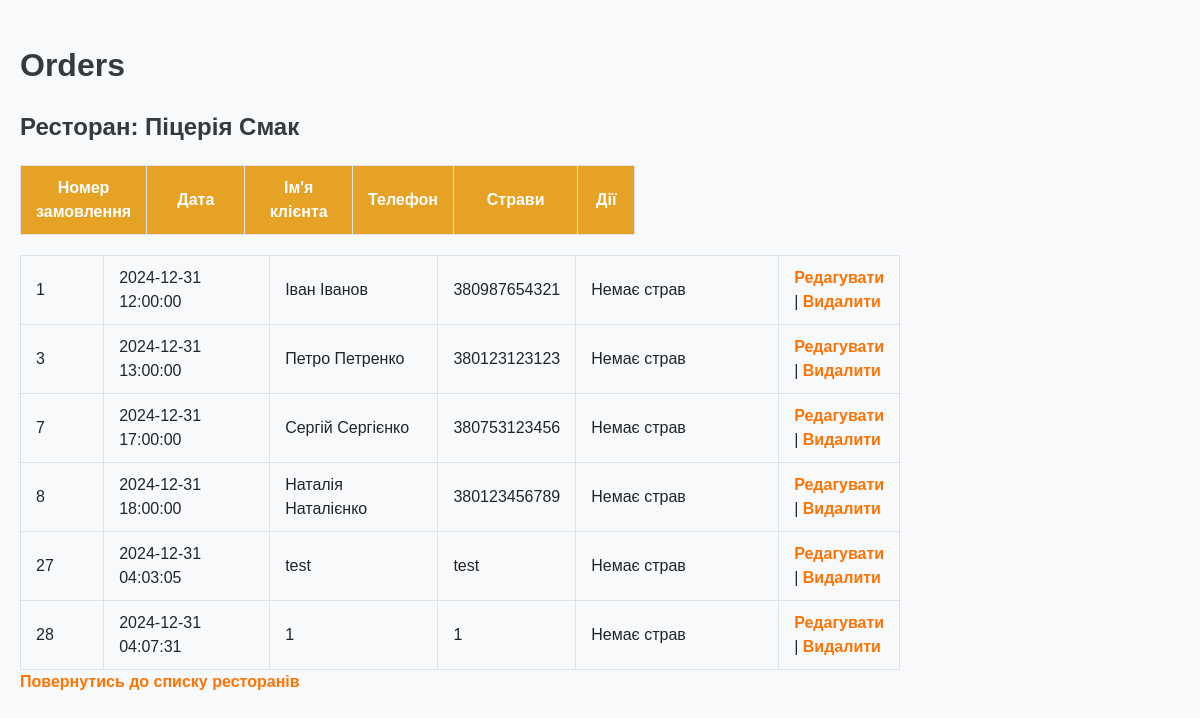
Screenshot of /orders.php?store_id=1 with the database file from the repository.
### tables this page shows
CREATE TABLE `Stores` (
  `id` int NOT NULL,
  `name` varchar(255) NOT NULL,
  `address` varchar(255) NOT NULL,
  `phone_number` varchar(15) NOT NULL,
  `email` varchar(255) DEFAULT NULL
);

CREATE TABLE `Orders` (
  `id` int NOT NULL,
  `store_id` int DEFAULT NULL,
  `order_date` datetime NOT NULL,
  `customer_name` varchar(255) NOT NULL,
  `customer_phone` varchar(15) DEFAULT NULL
);

### orders.php (the view, shortened to what this page needs)
<?php include 'db.php'; ?>
<!DOCTYPE html>
<html lang="en">
<head>
    <link rel="stylesheet" href="styles.css">
</head>
<body>
    <h1>Orders</h1>
    <?php
    $store_id = $_GET['store_id'];
    $sql_store = "SELECT name FROM Stores WHERE id=$store_id";
    $result_store = $conn->query($sql_store);
    $store = $result_store->fetch_assoc();
    echo "<h2>Ресторан: " . $store['name'] . "</h2>";
    $sql_orders = "SELECT * FROM Orders WHERE store_id=$store_id";
    $result_orders = $conn->query($sql_orders);
    if ($result_orders->num_rows > 0) {
        echo "<table>
                <thead>
                    <tr>
                        <th>Номер замовлення</th>
                        <th>Дата</th>
                        <th>Ім'я клієнта</th>
                        <th>Телефон</th>
                        <th>Страви</th>
                        <th>Дії</th>
                    </tr>
                </thead>
                <tbody>";
        while ($order = $result_orders->fetch_assoc()) {
            echo "<tr>
                    <td>" . $order['id'] . "</td>
                    <td>" . $order['order_date'] . "</td>
                    <td>" . $order['customer_name'] . "</td>
                    <td>" . $order['customer_phone'] . "</td>
                    <td>";
            $order_id = $order['id'];
            $sql_items = "SELECT Menu.name FROM Order_Items
                          JOIN Menu ON Order_Items.menu_item_id = Menu.id
                          WHERE Order_Items.order_id=$order_id";
            $result_items = $conn->query($sql_items);
            if ($result_items->num_rows > 0) {
                echo "<ul>";
                while ($item = $result_items->fetch_assoc()) {
                    echo "<li>" . $item['name'] . "</li>";
                }
                echo "</ul>";
            } else {
                echo "Немає страв";
            }
            echo "</td>
                  <td>
                      <a href='edit_order.php?id=$order_id'>Редагувати</a> |
                      <a href='delete_order.php?id=$order_id' onclick='return confirm(\"Ви впевнені, що хочете видалити це замовлення?\");'>Видалити</a>
                  </td>
                  </tr>";
        }
        echo "</tbody>
              </table>";
    } else {
        echo "<p>Немає замовлень для цього ресторану.</p>";
    }
    ?>
    <a href="index.php">Повернутись до списку ресторанів</a>
</body>
</html>

### styles.css (style rules this page uses)
body { font-family: Arial, sans-serif; margin: 0; padding: 20px; background-color: #f8f9fa; color: #212529; line-height: 1.5; }
h1, h2, h3 { color: #343a40; margin-bottom: 20px; }
a { color: #fc7406; text-decoration: none; font-weight: bold; }
.restaurants, .menu-items, table { margin: 0 auto; max-width: 1200px; display: flex; flex-wrap: wrap; gap: 20px; justify-content: space-between; }
table { width: 100%; border-collapse: collapse; margin-top: 20px; box-sizing: border-box; table-layout: fixed; }
table th, table td { padding: 10px 15px; text-align: left; border: 1px solid #dee2e6; word-wrap: break-word; }
table th { background-color: #e6a224; color: #fff; text-align: center; }
table tr:nth-child(even) { background-color: #f8f9fa; }
table th:nth-child(1), table td:nth-child(1) { width: 10%; }
table th:nth-child(2), table td:nth-child(2) { width: 20%; }
table th:nth-child(3), table td:nth-child(3) { width: 20%; }
table th:nth-child(4), table td:nth-child(4) { width: 15%; }
table th:nth-child(5), table td:nth-child(5) { width: 25%; }
table th:nth-child(6), table td:nth-child(6) { width: 10%; }

### rows the page displays
stores: name "Піцерія Смак"
orders: id "1", order_date "2024-12-31 12:00:00", customer_name "Іван Іванов", customer_phone "380987654321"
orders: id "3", order_date "2024-12-31 13:00:00", customer_name "Петро Петренко", customer_phone "380123123123"
orders: id "7", order_date "2024-12-31 17:00:00", customer_name "Сергій Сергієнко", customer_phone "380753123456"
orders: id "8", order_date "2024-12-31 18:00:00", customer_name "Наталія Наталієнко", customer_phone "380123456789"
orders: id "27", order_date "2024-12-31 04:03:05", customer_name "test", customer_phone "test"
orders: id "28", order_date "2024-12-31 04:07:31", customer_name "1", customer_phone "1"
